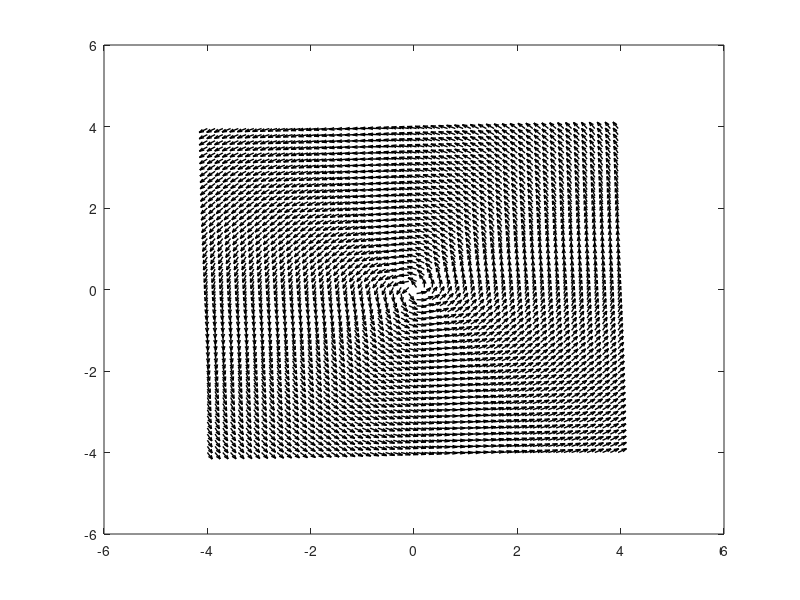

MATLAB code to generate this figure: (Note: this script raises an error after producing the figure.)
% ========== 1. 全区域加密网格（原点无真空） ==========
[x, y] = meshgrid(-4:0.15:4, -4:0.15:4);  % 平衡密度与运行速度

% ========== 2. 微分方程：虚部=8，实部=2（保证发散+螺旋清晰） ==========
% 特征值：λ=2±8i（实部>0=螺旋源，虚部=8=螺旋密集但可展开）
dx_dt = 2*x - 8*y;
dy_dt = 8*x + 2*y;

% 单位归一化+适配显示（全版本兼容）
mag = sqrt(dx_dt.^2 + dy_dt.^2);
mag(mag < 1e-6) = 1;  % 原点处避免除零
dx_unit = dx_dt ./ mag * 0.2;   % 放大速度场，方向更清晰
dy_unit = dy_dt ./ mag * 0.2;

% ========== 3. 绘制黑色速度场（保留箭头展示方向） ==========
figure('Color','w','Position',[100,100,1000,800]);
quiver(x, y, dx_unit, dy_unit, 'Color','k', 'MaxHeadSize',0.3, 'LineWidth',1);
hold on;

% ========== 4. 解曲线：适配虚部=8的参数（从原点展开不缩点） ==========
dfun = @(t,z) [2*z(1)-8*z(2); 8*z(1)+2*z(2)];
tspan = linspace(0, 1.5, 2500);  % 时间适配8倍虚部，展示2-3圈螺旋
z0 = [0.3; 0];  % 初始值贴近原点（0.3），确保快速展开不缩点
[~, z_sol] = ode45(dfun, tspan, z0);
x_sol = z_sol(:,1);
y_sol = z_sol(:,2);

% ========== 5. 绘制红色螺旋线（加粗+抗锯齿，确保可见） ==========
plot(x_sol, y_sol, 'r-', 'LineWidth', 2.8, 'LineSmoothing','on');

% ========== 6. 标记原点和螺旋起点（明确起始位置） ==========
plot(0, 0, 'ko', 'MarkerSize', 7, 'MarkerFaceColor', 'k');  % 黑色原点标记
plot(x_sol(1), y_sol(1), 'ro', 'MarkerSize', 5, 'MarkerFaceColor', 'r');  % 红色起点（贴近原点）

% ========== 7. 视觉优化：适配虚部=8的螺旋形态 ==========
axis equal;
xlim([-4 4]); ylim([-4 4]);
xlabel('x (unit)'); ylabel('y (unit)');
title('螺旋源相图（虚部=8，红色螺旋线从原点出发清晰可见）');
grid on;
hold off;
